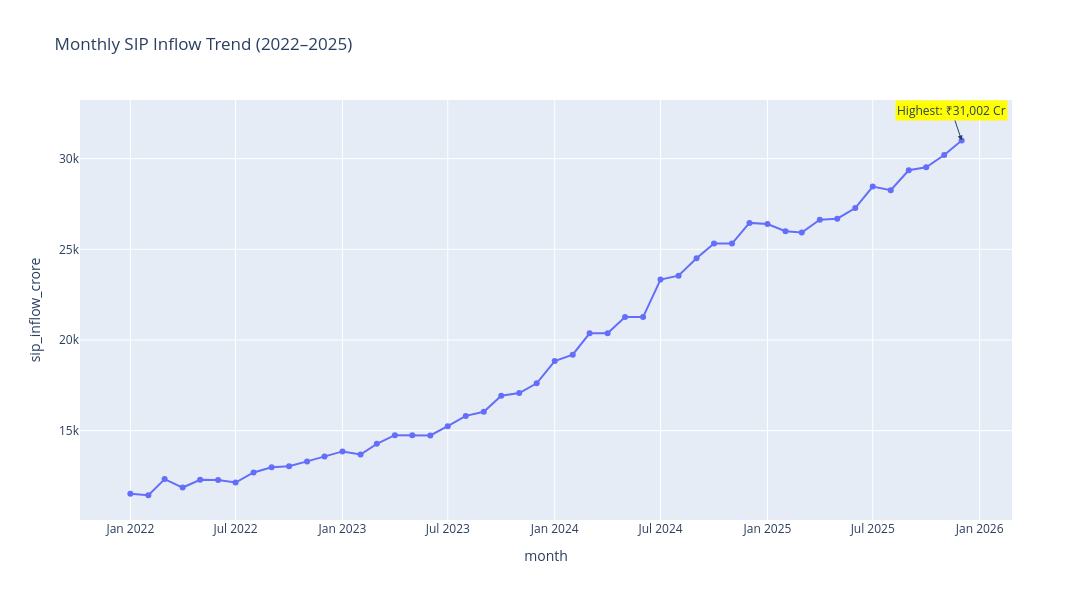

Notebook source saved alongside this figure:
### Code cell
max_row = sip.loc[sip["sip_inflow_crore"].idxmax()]

fig = px.line(
    sip,
    x="month",
    y="sip_inflow_crore",
    markers=True,
    title="Monthly SIP Inflow Trend (2022–2025)"
)

fig.add_annotation(
    x=max_row["month"],
    y=max_row["sip_inflow_crore"],
    text=f"Highest: ₹{max_row['sip_inflow_crore']:,.0f} Cr",
    showarrow=True,
    arrowhead=2,
    bgcolor="yellow"
)

fig.update_layout(
    width=1200,
    height=600
)

fig.show()
